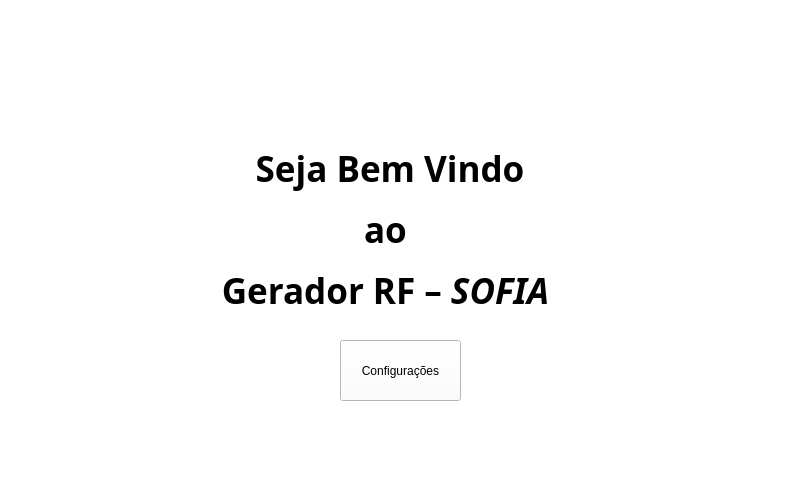
<?xml version="1.0" encoding="UTF-8"?>
<ui version="4.0">
 <class>MainWindow</class>
 <widget class="QMainWindow" name="MainWindow">
  <property name="enabled">
   <bool>true</bool>
  </property>
  <property name="geometry">
   <rect>
    <x>0</x>
    <y>0</y>
    <width>800</width>
    <height>480</height>
   </rect>
  </property>
  <property name="windowTitle">
   <string>Sofia_Gerador_RF</string>
  </property>
  <property name="windowIcon">
   <iconset>
    <normaloff>../../teste/imagens/teste1.JPG</normaloff>../../teste/imagens/teste1.JPG</iconset>
  </property>
  <property name="autoFillBackground">
   <bool>false</bool>
  </property>
  <property name="styleSheet">
   <string notr="true">background-color: rgb(255, 255, 255);</string>
  </property>
  <property name="animated">
   <bool>true</bool>
  </property>
  <property name="tabShape">
   <enum>QTabWidget::Rounded</enum>
  </property>
  <widget class="QWidget" name="centralWidget">
   <widget class="QLabel" name="label">
    <property name="geometry">
     <rect>
      <x>-10</x>
      <y>-10</y>
      <width>800</width>
      <height>480</height>
     </rect>
    </property>
    <property name="font">
     <font>
      <family>Leelawadee</family>
      <pointsize>24</pointsize>
      <weight>75</weight>
      <bold>true</bold>
     </font>
    </property>
    <property name="whatsThis">
     <string>&lt;html&gt;&lt;head/&gt;&lt;body&gt;&lt;p align=&quot;center&quot;&gt;&lt;span style=&quot; font-family:'Calibri'; font-size:44pt; font-weight:600; color:#000000;&quot;&gt;Gerador RF&lt;/span&gt;&lt;span style=&quot; font-family:'Calibri'; font-size:44pt; font-weight:600; font-style:italic; color:#000000;&quot;&gt; – SOFIA&lt;/span&gt;&lt;span style=&quot; font-family:'Calibri'; font-size:44pt; font-style:italic; color:#000000;&quot;/&gt;&lt;/p&gt;&lt;/body&gt;&lt;/html&gt;</string>
    </property>
    <property name="frameShape">
     <enum>QFrame::NoFrame</enum>
    </property>
    <property name="frameShadow">
     <enum>QFrame::Plain</enum>
    </property>
    <property name="text">
     <string>&lt;html&gt;&lt;head/&gt;&lt;body&gt;&lt;p&gt;&lt;span style=&quot; font-size:26pt;&quot;&gt;Seja Bem Vindo&lt;/span&gt;&lt;/p&gt;&lt;p&gt;&lt;span style=&quot; font-size:26pt;&quot;&gt;ao &lt;/span&gt;&lt;/p&gt;&lt;p&gt;&lt;span style=&quot; font-size:26pt;&quot;&gt;Gerador RF – &lt;/span&gt;&lt;span style=&quot; font-size:26pt; font-style:italic;&quot;&gt;SOFIA &lt;/span&gt;&lt;/p&gt;&lt;/body&gt;&lt;/html&gt;</string>
    </property>
    <property name="textFormat">
     <enum>Qt::AutoText</enum>
    </property>
    <property name="alignment">
     <set>Qt::AlignCenter</set>
    </property>
   </widget>
   <widget class="QPushButton" name="pushButton">
    <property name="geometry">
     <rect>
      <x>340</x>
      <y>340</y>
      <width>121</width>
      <height>61</height>
     </rect>
    </property>
    <property name="text">
     <string>Configurações</string>
    </property>
   </widget>
   <widget class="QLabel" name="label_2">
    <property name="geometry">
     <rect>
      <x>40</x>
      <y>10</y>
      <width>701</width>
      <height>111</height>
     </rect>
    </property>
    <property name="text">
     <string/>
    </property>
   </widget>
  </widget>
  <widget class="QStatusBar" name="statusBar"/>
 </widget>
 <layoutdefault spacing="6" margin="11"/>
 <resources/>
 <connections/>
</ui>
